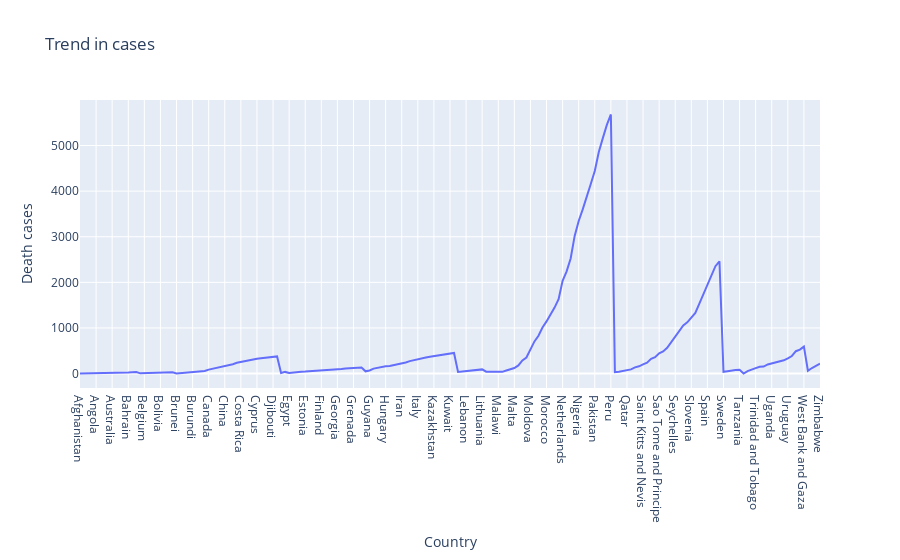

The notebook cell this image was saved under:
### Code cell
# Importing the required modules to plot the graph

import plotly.graph_objects as go
import numpy as np

# Setting X and Y axes

x = bivariate_analysis['Country/Region'].unique()
y = bivariate_analysis['Deaths'].unique()

# Plotting the graph

fig = go.Figure(data=go.Scatter(x=x,y=y))
fig.update_layout(title='Trend in cases',
                   xaxis_title='Country',
                   yaxis_title='Death cases')
fig.show()

### Figure 1 — Plotly figure (JSON) as saved in the notebook; plotly's stock layout.template omitted (floating-point values rounded to 4 significant figures; data arrays with more than 128 entries replaced by an {"elided": "..."} marker saying what was removed)
{"data": [{"type": "scatter", "x": {"elided": "185 str values"}, "y": {"elided": "759 str values"}}], "layout": {"title": {"text": "Trend in cases"}, "xaxis": {"title": {"text": "Country"}}, "yaxis": {"title": {"text": "Death cases"}}}}
